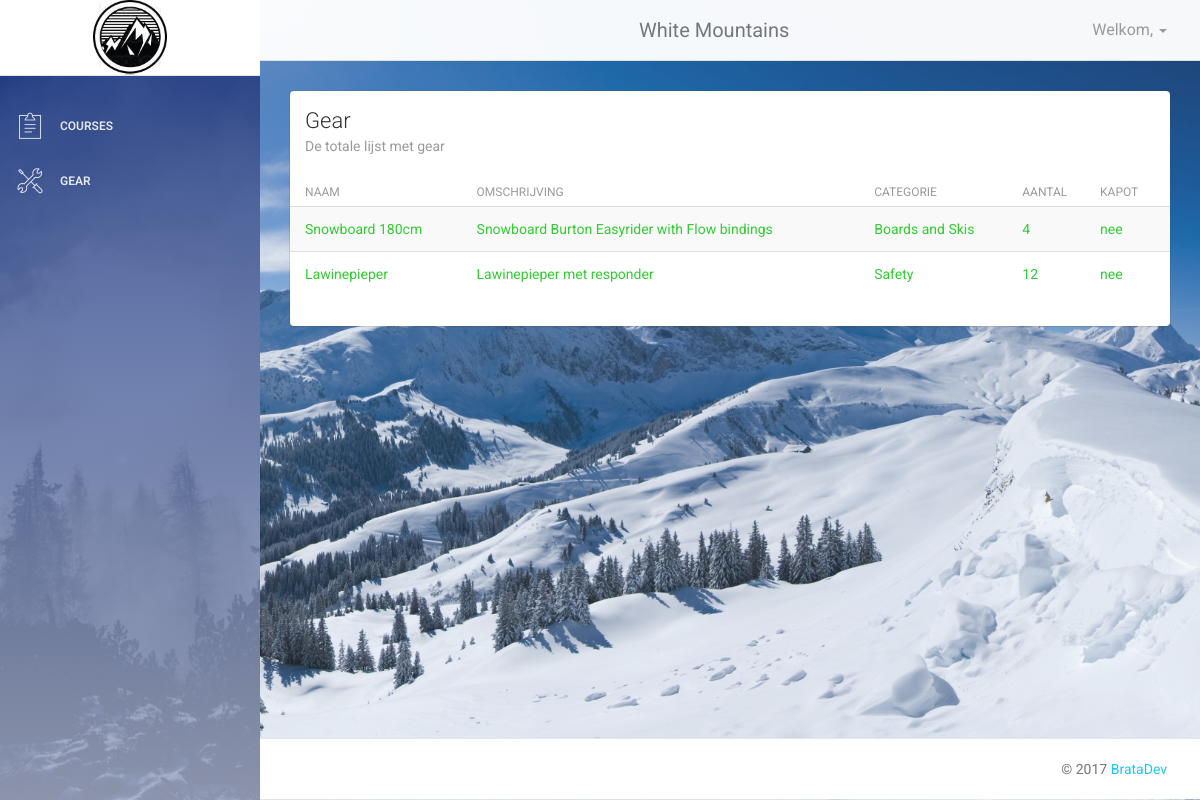
Screenshot of /CMS/dashboard.php?page=gear with the database file from the repository.
### tables this page shows
CREATE TABLE `gear` (
  `id` int(10) unsigned NOT NULL,
  `name` varchar(255) NOT NULL,
  `description` text NOT NULL,
  `category` enum('Safety','Food','Boards and Skis','Comms','Misc') DEFAULT NULL,
  `number` int(10) DEFAULT NULL,
  `broken` BOOLEAN NOT NULL DEFAULT FALSE
);

### CMS/gear.php (the view, shortened to what this page needs)
<div class="content">
  <div class="container-fluid">
    <div class="row">
      <div class="col-md-12">
        <div class="card">
          <div class="header">
            <h4 class="title">Gear</h4>
            <p class="category">De totale lijst met gear</p>
          </div>
          <div class="content table-responsive table-full-width">
            <table class="table table-hover table-striped">
              <thead>
                <th>Naam</th>
                <th>Omschrijving</th>
                <th>Categorie</th>
                <th>Aantal</th>
              	<th>Kapot</th>
              </thead>
              <?php
                $select = "SELECT * FROM gear;" ;
                $result = mysqli_query($cnx, $select);
              ?>
              <tbody>
              <?php
                while ($gear = mysqli_fetch_array($result)) {
                  echo '<tr>';
                    echo '<td>'.$gear['name'].'</td>';
                    echo '<td>'.$gear['description'].'</td>';
                    echo '<td>'.$gear['category'].'</td>';
                    echo '<td>'.$gear['number'].'</td>';
                    $br = $gear['broken'] ? 'ja' : 'nee';
                    echo '<td>'.$br.'</td>';
              ?>
                    <?php
                  echo '</tr>';
                }
                ?>
              </tbody>
            </table>
          </div>
        </div>
      </div>
    </div>
  </div>
</div>

### assets/css/style.css (style rules this page uses)
body { background: url('../img/mountain.jpg') center center no-repeat; background-size: cover; color: #32cd32; }

### rows the page displays
gear: name "Snowboard 180cm", description "Snowboard Burton Easyrider with Flow bindings", category "Boards and Skis", number "4", broken "nee"
gear: name "Lawinepieper", description "Lawinepieper met responder", category "Safety", number "12", broken "nee"
